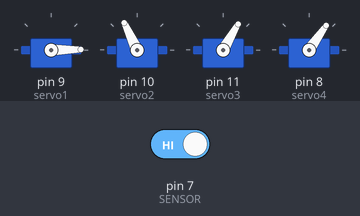
The sketch below on a simulated Arduino Uno, built with avr-gcc and run on an emulated ATmega328P. Shown: 4 × servo. The inputs (shaded band) are chosen by the test bench; at power-on: pin 7 (SENSOR) HIGH.

Above: at 2.4 s.
2.5 s: pin 7 (SENSOR) driven LOW
At 2.95 s:
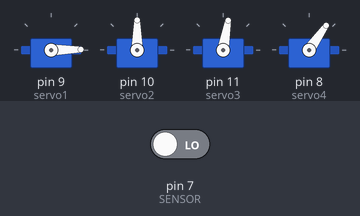
5.5 s: pin 7 (SENSOR) driven HIGH
At 8.0 s:
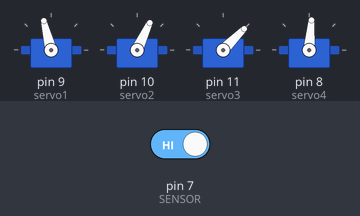
8.5 s: pin 7 (SENSOR) driven LOW
At 8.95 s:
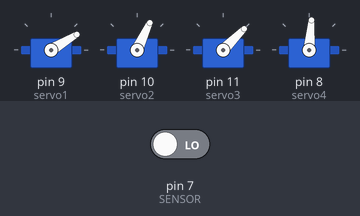
Timing chart, 0 to 26.5 s (numbered marks = the images above; inputs shaded):
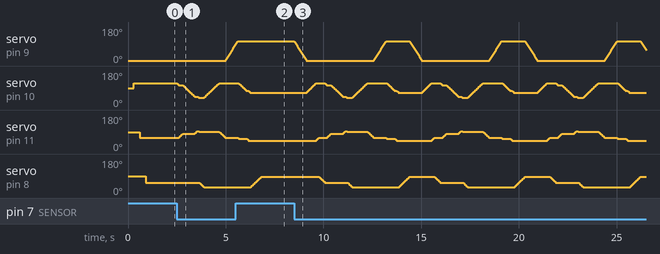

Measured:
- after the input at 2.5 s, servo on pin 9 (servo1): moves from 1° to 85° over 0.49 s, starting after 2.5 s; servo on pin 11 (servo3): rises from 60° to 95° in 0.95 s, then falls to 60° in 1.4 s; servo on pin 8 (servo4): moves from 55° to 30° over 0.24 s, starting after 1.1 s
- after the input at 5.5 s, servo on pin 9 (servo1): goes on until 5.6 s, then stays 104°; servo on pin 10 (servo2): goes on until 6.3 s, then stays 65°; servo on pin 11 (servo3): goes on until 6.2 s, then stays 45°; servo on pin 8 (servo4): goes on until 6.8 s, then stays 85°

The sketch:

Controle_MotoresSuave.ino
```cpp
#include <Servo.h>

#define DELAY 300 // delay entre pontos

#define DELAY_SERVO1  6
#define DELAY_SERVO2  10
#define DELAY_SERVO3  10
#define DELAY_SERVO4  10
#define DELAY_SERVO5  5
#define SENSOR   7

struct posicao_braco
{
  char servo1;
  char servo2;
  char servo3;
  char servo4;

};

posicao_braco P[] = {
 {.servo1 =  1,  .servo2 =  115, .servo3 = 60,  .servo4 = 55},
 {.servo1 =  1, .servo2 =  105, .servo3 = 80,  .servo4 = 55},
 {.servo1 =  1, .servo2 =  95, .servo3 = 80,  .servo4 = 55},
 {.servo1 =  1, .servo2 =  75, .servo3 = 80,  .servo4 = 55},
 {.servo1 =  1, .servo2 =  55, .servo3 = 80,  .servo4 = 55},
 {.servo1 =  1, .servo2 =  45, .servo3 = 95,  .servo4 = 55},
 {.servo1 =  1, .servo2 =  39, .servo3 = 92,  .servo4 = 55},
 {.servo1 =  1, .servo2 =  39, .servo3 = 92,  .servo4 = 30},
 {.servo1 =  1, .servo2 =  115, .servo3 = 60,  .servo4 = 30},
 {.servo1 =  104, .servo2 =  115, .servo3 = 55,  .servo4 = 30},
 {.servo1 =  104, .servo2 =  75, .servo3 = 45,  .servo4 = 30},
 {.servo1 =  104, .servo2 =  65, .servo3 = 45,  .servo4 = 30},
 {.servo1 =  104, .servo2 =  65, .servo3 = 45,  .servo4 = 85},
 {.servo1 =  104, .servo2 =  65, .servo3 = 45,  .servo4 = 85},

};
// numero de pontos do array acima posicao_braco[]
int num_pontos = sizeof(P) / sizeof(posicao_braco);

// guarda os angulos atuais de cada servo
int ang_servo1, ang_servo2, ang_servo3, ang_servo4;

Servo servo1;
Servo servo2;
Servo servo3;
Servo servo4;

void move_robo(posicao_braco pos)
{
  while(1)  // move servo1
  {
    if(pos.servo1 > ang_servo1)
      ang_servo1++;
    else if(pos.servo1 < ang_servo1)
      ang_servo1--;
    else break;

    servo1.write(ang_servo1);
    delay(DELAY_SERVO1);
  }

  while(1)  // move servo2
  {
    if(pos.servo2 > ang_servo2)
      ang_servo2++;
    else if(pos.servo2 < ang_servo2)
      ang_servo2--;
    else break;

    servo2.write(ang_servo2);
    delay(DELAY_SERVO2);
  }

  while(1)  // move servo3
  {
    if(pos.servo3 > ang_servo3)
      ang_servo3++;
    else if(pos.servo3 < ang_servo3)
      ang_servo3--;
    else break;

    servo3.write(ang_servo3);
    delay(DELAY_SERVO3);
  }

  while(1)  // move servo4
  {
    if(pos.servo4 > ang_servo4)
      ang_servo4++;
    else if(pos.servo4 < ang_servo4)
      ang_servo4--;
    else break;

    servo4.write(ang_servo4);
    delay(DELAY_SERVO4);
  }

}

void setup()
{

  pinMode(SENSOR,INPUT);

  servo1.attach(9);
  servo2.attach(10);
  servo3.attach(11);
  servo4.attach(8);

  // No reset manda para o ponto inicial P0
  servo1.write(P[0].servo1);
  ang_servo1 = P[0].servo1;
  delay(300);
  servo2.write(P[0].servo2);
  ang_servo2 = P[0].servo2;
  delay(300);
  servo3.write(P[0].servo3);
  ang_servo3 = P[0].servo3;
  delay(300);
  servo4.write(P[0].servo4);
  ang_servo4 = P[0].servo4;
  delay(300);

}

void loop()
{
  int i;
  {
    if (digitalRead(SENSOR) == LOW)
    {
        // movimento de ida
         for(i=0; i < num_pontos; i++)
      {
          move_robo( P[i] );
           //delay(DELAY);
      }
    }
  }
}
```
